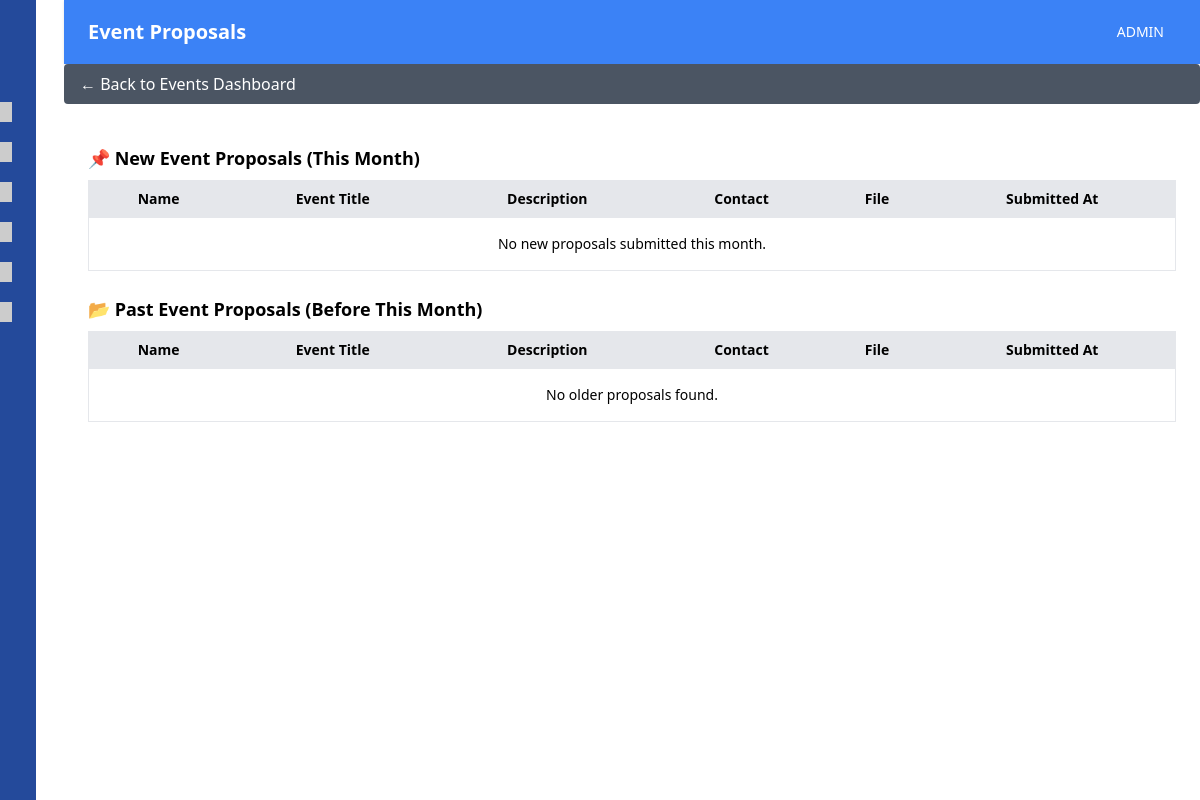
/admin/events_tools/event_proposals.php, run on an earlier commit of the app's database.
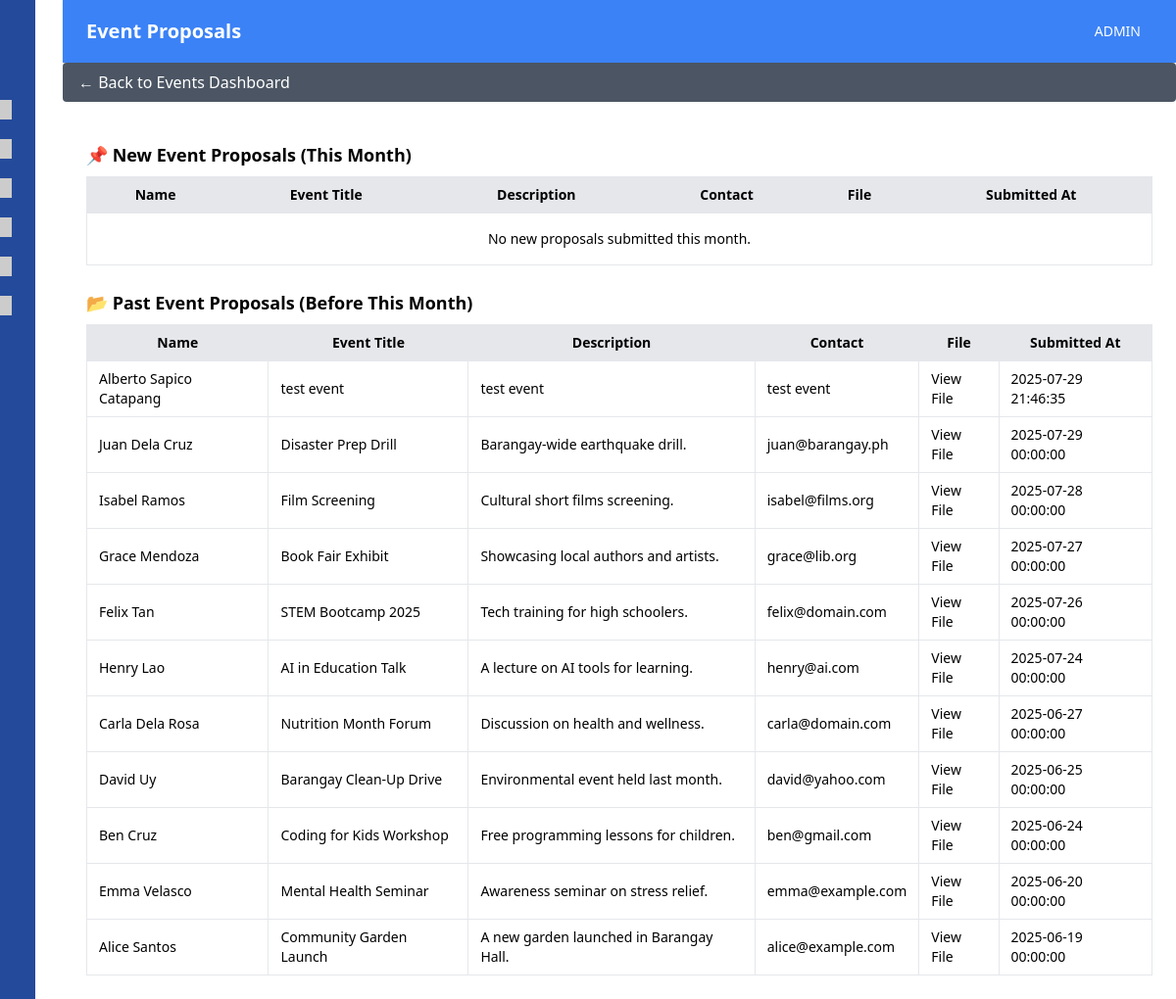
And on a later commit of the database.
### tables this page shows
CREATE TABLE `events` (
  `id` int(11) NOT NULL,
  `name` varchar(255) NOT NULL,
  `event_title` varchar(255) NOT NULL,
  `description` text NOT NULL,
  `contact` varchar(255) NOT NULL,
  `file_path` varchar(255) NOT NULL,
  `file_type` varchar(10) DEFAULT NULL,
  `date_submitted` datetime DEFAULT current_timestamp()
);

### admin/events_tools/event_proposals.php (the view, shortened to what this page needs)
<?php
$pageTitle = 'Event Proposals';
include('../includes/header.php');
include('../includes/sidebar.php');
include('../db.php');
$currentMonth = date('m');
$currentYear = date('Y');
?>
<div id="main-content" class="flex-1 flex flex-col min-w-0 ml-[15rem] h-screen transition-all duration-300">
  <header class="h-16 bg-blue-500 text-white flex items-center justify-between px-6 shadow">
    <h1 class="text-xl font-bold"><?= $pageTitle ?></h1>
    <div class="flex items-center space-x-3">
      <span class="text-sm">ADMIN</span>
    </div>
  </header>
  <a href="../events.php" class="inline-block bg-gray-600 hover:bg-gray-700 text-white px-4 py-2 rounded mb-4">
  ← Back to Events Dashboard
</a>
  <main class="flex-1 p-6 bg-white overflow-y-auto">
    <h2 class="text-lg font-semibold mb-2">📌 New Event Proposals (This Month)</h2>
    <table class="w-full border text-sm mb-6">
      <thead class="bg-gray-200">
        <tr>
          <th class="border px-3 py-2">Name</th>
          <th class="border px-3 py-2">Event Title</th>
          <th class="border px-3 py-2">Description</th>
          <th class="border px-3 py-2">Contact</th>
          <th class="border px-3 py-2">File</th>
          <th class="border px-3 py-2">Submitted At</th>
        </tr>
      </thead>
      <tbody>
        <?php
        $queryNew = "SELECT * FROM events WHERE MONTH(date_submitted) = $currentMonth AND YEAR(date_submitted) = $currentYear ORDER BY date_submitted DESC";
        $resultNew = mysqli_query($conn, $queryNew);
        if (mysqli_num_rows($resultNew) > 0) {
          while ($row = mysqli_fetch_assoc($resultNew)) {
            echo "<tr>";
            echo "<td class='border px-3 py-2'>" . htmlspecialchars($row['name']) . "</td>";
            echo "<td class='border px-3 py-2'>" . htmlspecialchars($row['event_title']) . "</td>";
            echo "<td class='border px-3 py-2'>" . htmlspecialchars($row['description']) . "</td>";
            echo "<td class='border px-3 py-2'>" . htmlspecialchars($row['contact']) . "</td>";
            echo "<td class='border px-3 py-2'><a href='uploads/" . $row['file_path'] . "' target='_blank'>View File</a></td>";
            echo "<td class='border px-3 py-2'>" . $row['date_submitted'] . "</td>";
            echo "</tr>";
          }
        } else {
          echo "<tr><td colspan='6' class='text-center p-4'>No new proposals submitted this month.</td></tr>";
        }
        ?>
      </tbody>
    </table>
    <h2 class="text-lg font-semibold mb-2">📂 Past Event Proposals (Before This Month)</h2>
    <table class="w-full border text-sm">
      <thead class="bg-gray-200">
        <tr>
          <th class="border px-3 py-2">Name</th>
          <th class="border px-3 py-2">Event Title</th>
          <th class="border px-3 py-2">Description</th>
          <th class="border px-3 py-2">Contact</th>
          <th class="border px-3 py-2">File</th>
          <th class="border px-3 py-2">Submitted At</th>
        </tr>
      </thead>
      <tbody>
        <?php
        $queryOld = "SELECT * FROM events WHERE (MONTH(date_submitted) < $currentMonth OR YEAR(date_submitted) < $currentYear) ORDER BY date_submitted DESC";
        $resultOld = mysqli_query($conn, $queryOld);
        if (mysqli_num_rows($resultOld) > 0) {
          while ($row = mysqli_fetch_assoc($resultOld)) {
            echo "<tr>";
            echo "<td class='border px-3 py-2'>" . htmlspecialchars($row['name']) . "</td>";
            echo "<td class='border px-3 py-2'>" . htmlspecialchars($row['event_title']) . "</td>";
            echo "<td class='border px-3 py-2'>" . htmlspecialchars($row['description']) . "</td>";
            echo "<td class='border px-3 py-2'>" . htmlspecialchars($row['contact']) . "</td>";
            echo "<td class='border px-3 py-2'><a href='uploads/" . $row['file_path'] . "' target='_blank'>View File</a></td>";
            echo "<td class='border px-3 py-2'>" . $row['date_submitted'] . "</td>";
            echo "</tr>";
          }
        } else {
          echo "<tr><td colspan='6' class='text-center p-4'>No older proposals found.</td></tr>";
        }
        ?>
      </tbody>
    </table>
  </main>
</div>
<?php include('../includes/footer.php'); ?>

### admin/includes/header.php (shortened to what this page needs)
<!DOCTYPE html>
<html lang="en">
<head>
  <script src="https://cdn.tailwindcss.com"></script>
</head>
<body class="flex">

### admin/includes/sidebar.php (shortened to what this page needs)
<?php
$currentPage = basename($_SERVER['PHP_SELF']);
?>
<div id="sidebar"
     class="w-60 bg-[#244a9b] text-white flex flex-col h-screen fixed left-0 top-0"
     onmouseover="expandSidebar()"
     onmouseout="collapseSidebar()">
  <div class="flex items-center px-4 py-4 space-x-3">
  </div>
  <nav class="flex flex-col flex-1 px-2">
    <a href="/library-app/admin/dashboard.php" class="flex items-center justify-between px-4 py-2 rounded hover:bg-blue-700 <?= $currentPage === 'dashboard.php' ? 'bg-blue-700' : '' ?>">
      <img src="https://placehold.co/20x20" alt="Dashboard Icon" class="w-5 h-5">
    </a>
    <a href="/library-app/admin/books.php" class="flex items-center justify-between px-4 py-2 rounded hover:bg-blue-700 <?= $currentPage === 'books.php' ? 'bg-blue-700' : '' ?>">
      <img src="https://placehold.co/20x20" alt="Books Icon" class="w-5 h-5">
    </a>
    <a href="/library-app/admin/reservations.php" class="flex items-center justify-between px-4 py-2 rounded hover:bg-blue-700 <?= $currentPage === 'reservations.php' ? 'bg-blue-700' : '' ?>">
      <img src="https://placehold.co/20x20" alt="Reservations Icon" class="w-5 h-5">
    </a>
    <a href="/library-app/admin/users.php" class="flex items-center justify-between px-4 py-2 rounded hover:bg-blue-700 <?= $currentPage === 'users.php' ? 'bg-blue-700' : '' ?>">
      <img src="https://placehold.co/20x20" alt="Users Icon" class="w-5 h-5">
    </a>
    <a href="/library-app/admin/events.php" class="flex items-center justify-between px-4 py-2 rounded hover:bg-blue-700 <?= $currentPage === 'events.php' ? 'bg-blue-700' : '' ?>">
      <img src="https://placehold.co/20x20" alt="Events Icon" class="w-5 h-5">
    </a>
    <a href="/library-app/admin/roles.php" class="flex items-center justify-between px-4 py-2 rounded hover:bg-blue-700 <?= $currentPage === 'roles.php' ? 'bg-blue-700' : '' ?>">
      <img src="https://placehold.co/20x20" alt="Roles Icon" class="w-5 h-5">
    </a>
  </nav>
</div>

### admin/includes/footer.php
</body>
</html>

### admin/includes/header.php (style rules this page uses)
#main-content { margin-left: 15rem; transition: margin-left 0.3s ease; }
#main-content.collapsed { margin-left: 4rem; }

### admin/includes/sidebar.php (style rules this page uses)
#sidebar { transition: all 0.3s ease; transform: translateX(0); z-index: 1000; }
#sidebar.collapsed { transform: translateX(-85%); }

What changed in the data, as far as the page shows it:
added events: name "Alberto Sapico Catapang", event_title "test event", description "test event", contact "test event", date_submitted "2025-07-29 21:46:35"
added events: name "Juan Dela Cruz", event_title "Disaster Prep Drill", description "Barangay-wide earthquake drill.", contact "juan@barangay.ph", date_submitted "2025-07-29 00:00:00"
added events: name "Isabel Ramos", event_title "Film Screening", description "Cultural short films screening.", contact "isabel@films.org", date_submitted "2025-07-28 00:00:00"
added events: name "Grace Mendoza", event_title "Book Fair Exhibit", description "Showcasing local authors and artists.", contact "grace@lib.org", date_submitted "2025-07-27 00:00:00"
added events: name "Felix Tan", event_title "STEM Bootcamp 2025", description "Tech training for high schoolers.", contact "felix@domain.com", date_submitted "2025-07-26 00:00:00"
added events: name "Henry Lao", event_title "AI in Education Talk", description "A lecture on AI tools for learning.", contact "henry@ai.com", date_submitted "2025-07-24 00:00:00"
added events: name "Carla Dela Rosa", event_title "Nutrition Month Forum", description "Discussion on health and wellness.", contact "carla@domain.com", date_submitted "2025-06-27 00:00:00"
added events: name "David Uy", event_title "Barangay Clean-Up Drive", description "Environmental event held last month.", contact "david@yahoo.com", date_submitted "2025-06-25 00:00:00"
added events: name "Ben Cruz", event_title "Coding for Kids Workshop", description "Free programming lessons for children.", contact "ben@gmail.com", date_submitted "2025-06-24 00:00:00"
added events: name "Emma Velasco", event_title "Mental Health Seminar", description "Awareness seminar on stress relief.", contact "emma@example.com", date_submitted "2025-06-20 00:00:00"
added events: name "Alice Santos", event_title "Community Garden Launch", description "A new garden launched in Barangay Hall.", contact "alice@example.com", date_submitted "2025-06-19 00:00:00"
Also different on the page:
text no longer shown: "No older proposals found."
